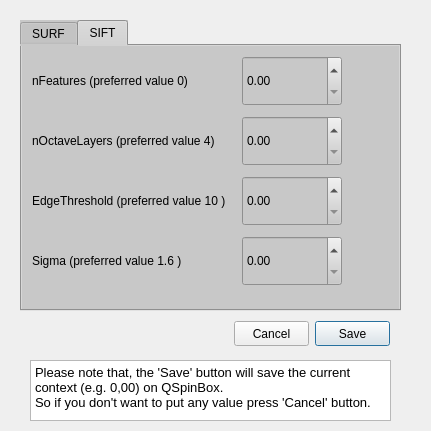
<?xml version="1.0" encoding="UTF-8"?>
<ui version="4.0">
 <class>FeatureData</class>
 <widget class="QDialog" name="FeatureData">
  <property name="geometry">
   <rect>
    <x>0</x>
    <y>0</y>
    <width>431</width>
    <height>431</height>
   </rect>
  </property>
  <property name="windowTitle">
   <string>Dialog</string>
  </property>
  <widget class="QTabWidget" name="tabWidget">
   <property name="geometry">
    <rect>
     <x>20</x>
     <y>20</y>
     <width>381</width>
     <height>291</height>
    </rect>
   </property>
   <property name="styleSheet">
    <string notr="true">background-color: rgb(200, 200, 200);</string>
   </property>
   <property name="currentIndex">
    <number>1</number>
   </property>
   <property name="movable">
    <bool>true</bool>
   </property>
   <widget class="QWidget" name="tab_2">
    <attribute name="title">
     <string>SURF</string>
    </attribute>
    <attribute name="toolTip">
     <string>Adujst SURF Parameter</string>
    </attribute>
    <widget class="QLabel" name="label_5">
     <property name="geometry">
      <rect>
       <x>10</x>
       <y>10</y>
       <width>200</width>
       <height>50</height>
      </rect>
     </property>
     <property name="styleSheet">
      <string notr="true">font: 10pt &quot;MS Shell Dlg 2&quot;;</string>
     </property>
     <property name="text">
      <string> minHessian (preferred value 5 )</string>
     </property>
    </widget>
    <widget class="QSpinBox" name="spinBox">
     <property name="geometry">
      <rect>
       <x>220</x>
       <y>10</y>
       <width>100</width>
       <height>50</height>
      </rect>
     </property>
    </widget>
   </widget>
   <widget class="QWidget" name="tab">
    <attribute name="title">
     <string>SIFT</string>
    </attribute>
    <attribute name="toolTip">
     <string>Adjust SIFT Parameter</string>
    </attribute>
    <widget class="QLabel" name="label_2">
     <property name="geometry">
      <rect>
       <x>10</x>
       <y>70</y>
       <width>200</width>
       <height>50</height>
      </rect>
     </property>
     <property name="styleSheet">
      <string notr="true">font: 10pt &quot;MS Shell Dlg 2&quot;;</string>
     </property>
     <property name="text">
      <string>nOctaveLayers (preferred value 4)</string>
     </property>
    </widget>
    <widget class="QDoubleSpinBox" name="doubleSpinBox_2">
     <property name="geometry">
      <rect>
       <x>220</x>
       <y>70</y>
       <width>100</width>
       <height>50</height>
      </rect>
     </property>
    </widget>
    <widget class="QDoubleSpinBox" name="doubleSpinBox_3">
     <property name="geometry">
      <rect>
       <x>220</x>
       <y>130</y>
       <width>100</width>
       <height>50</height>
      </rect>
     </property>
    </widget>
    <widget class="QLabel" name="label_3">
     <property name="geometry">
      <rect>
       <x>10</x>
       <y>130</y>
       <width>200</width>
       <height>50</height>
      </rect>
     </property>
     <property name="text">
      <string>EdgeThreshold (preferred value 10 )</string>
     </property>
    </widget>
    <widget class="QDoubleSpinBox" name="doubleSpinBox_4">
     <property name="geometry">
      <rect>
       <x>220</x>
       <y>190</y>
       <width>100</width>
       <height>50</height>
      </rect>
     </property>
    </widget>
    <widget class="QLabel" name="label_4">
     <property name="geometry">
      <rect>
       <x>10</x>
       <y>190</y>
       <width>200</width>
       <height>50</height>
      </rect>
     </property>
     <property name="text">
      <string>Sigma (preferred value 1.6 )</string>
     </property>
    </widget>
    <widget class="QLabel" name="label">
     <property name="geometry">
      <rect>
       <x>10</x>
       <y>10</y>
       <width>200</width>
       <height>50</height>
      </rect>
     </property>
     <property name="styleSheet">
      <string notr="true">font: 10pt &quot;MS Shell Dlg 2&quot;;</string>
     </property>
     <property name="text">
      <string>nFeatures (preferred value 0)</string>
     </property>
    </widget>
    <widget class="QDoubleSpinBox" name="doubleSpinBox">
     <property name="geometry">
      <rect>
       <x>220</x>
       <y>10</y>
       <width>100</width>
       <height>50</height>
      </rect>
     </property>
    </widget>
   </widget>
  </widget>
  <widget class="QPushButton" name="Save">
   <property name="geometry">
    <rect>
     <x>315</x>
     <y>321</y>
     <width>75</width>
     <height>25</height>
    </rect>
   </property>
   <property name="text">
    <string>Save</string>
   </property>
  </widget>
  <widget class="QPushButton" name="Cancel">
   <property name="geometry">
    <rect>
     <x>234</x>
     <y>321</y>
     <width>75</width>
     <height>25</height>
    </rect>
   </property>
   <property name="text">
    <string>Cancel</string>
   </property>
  </widget>
  <widget class="QTextEdit" name="textEdit">
   <property name="geometry">
    <rect>
     <x>30</x>
     <y>360</y>
     <width>361</width>
     <height>61</height>
    </rect>
   </property>
   <property name="html">
    <string>&lt;!DOCTYPE HTML PUBLIC &quot;-//W3C//DTD HTML 4.0//EN&quot; &quot;http://www.w3.org/TR/REC-html40/strict.dtd&quot;&gt;
&lt;html&gt;&lt;head&gt;&lt;meta name=&quot;qrichtext&quot; content=&quot;1&quot; /&gt;&lt;style type=&quot;text/css&quot;&gt;
p, li { white-space: pre-wrap; }
&lt;/style&gt;&lt;/head&gt;&lt;body style=&quot; font-family:'MS Shell Dlg 2'; font-size:8.25pt; font-weight:400; font-style:normal;&quot;&gt;
&lt;p style=&quot; margin-top:0px; margin-bottom:0px; margin-left:0px; margin-right:0px; -qt-block-indent:0; text-indent:0px;&quot;&gt;&lt;span style=&quot; font-size:10pt;&quot;&gt;Please note that, the 'Save' button will save the current context (e.g. 0,00) on QSpinBox.&lt;/span&gt;&lt;/p&gt;
&lt;p style=&quot; margin-top:0px; margin-bottom:0px; margin-left:0px; margin-right:0px; -qt-block-indent:0; text-indent:0px;&quot;&gt;&lt;span style=&quot; font-size:10pt;&quot;&gt;So if you don't want to put any value press 'Cancel' button.&lt;/span&gt;&lt;/p&gt;&lt;/body&gt;&lt;/html&gt;</string>
   </property>
  </widget>
 </widget>
 <resources/>
 <connections/>
</ui>
